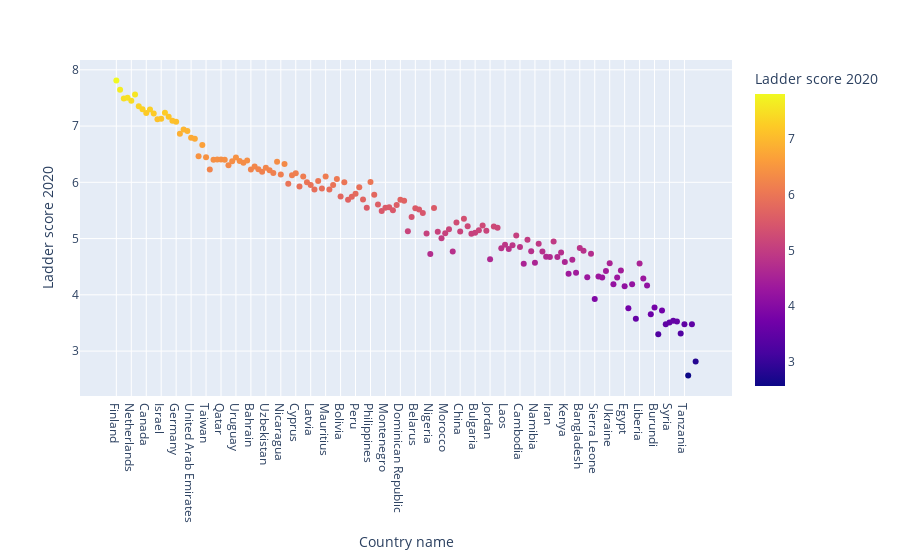

Notebook cell for this chart:
### Code cell
fig.show()

### Figure 1 — Plotly figure (JSON) as saved in the notebook; plotly's stock layout.template omitted (floating-point values rounded to 4 significant figures; data arrays with more than 128 entries replaced by an {"elided": "..."} marker saying what was removed)
{"data": [{"hovertemplate": "Country name=%{x}<br>Ladder score 2020=%{marker.color}<extra></extra>", "legendgroup": "", "marker": {"color": {"elided": "156 float values"}, "coloraxis": "coloraxis", "symbol": "circle"}, "mode": "markers", "name": "", "orientation": "v", "showlegend": false, "type": "scatter", "x": {"elided": "156 str values"}, "xaxis": "x", "y": {"elided": "156 float values"}, "yaxis": "y"}], "layout": {"autosize": true, "coloraxis": {"colorbar": {"title": {"text": "Ladder score 2020"}}, "colorscale": [[0, "#0d0887"], [0.1111, "#46039f"], [0.2222, "#7201a8"], [0.3333, "#9c179e"], [0.4444, "#bd3786"], [0.5556, "#d8576b"], [0.6667, "#ed7953"], [0.7778, "#fb9f3a"], [0.8889, "#fdca26"], [1, "#f0f921"]]}, "legend": {"tracegroupgap": 0}, "margin": {"t": 60}, "xaxis": {"anchor": "y", "autorange": true, "domain": [0, 1], "range": [-9.196, 164.2], "title": {"text": "Country name"}, "type": "category"}, "yaxis": {"anchor": "x", "autorange": true, "domain": [0, 1], "range": [2.171, 8.204], "title": {"text": "Ladder score 2020"}, "type": "linear"}}}
